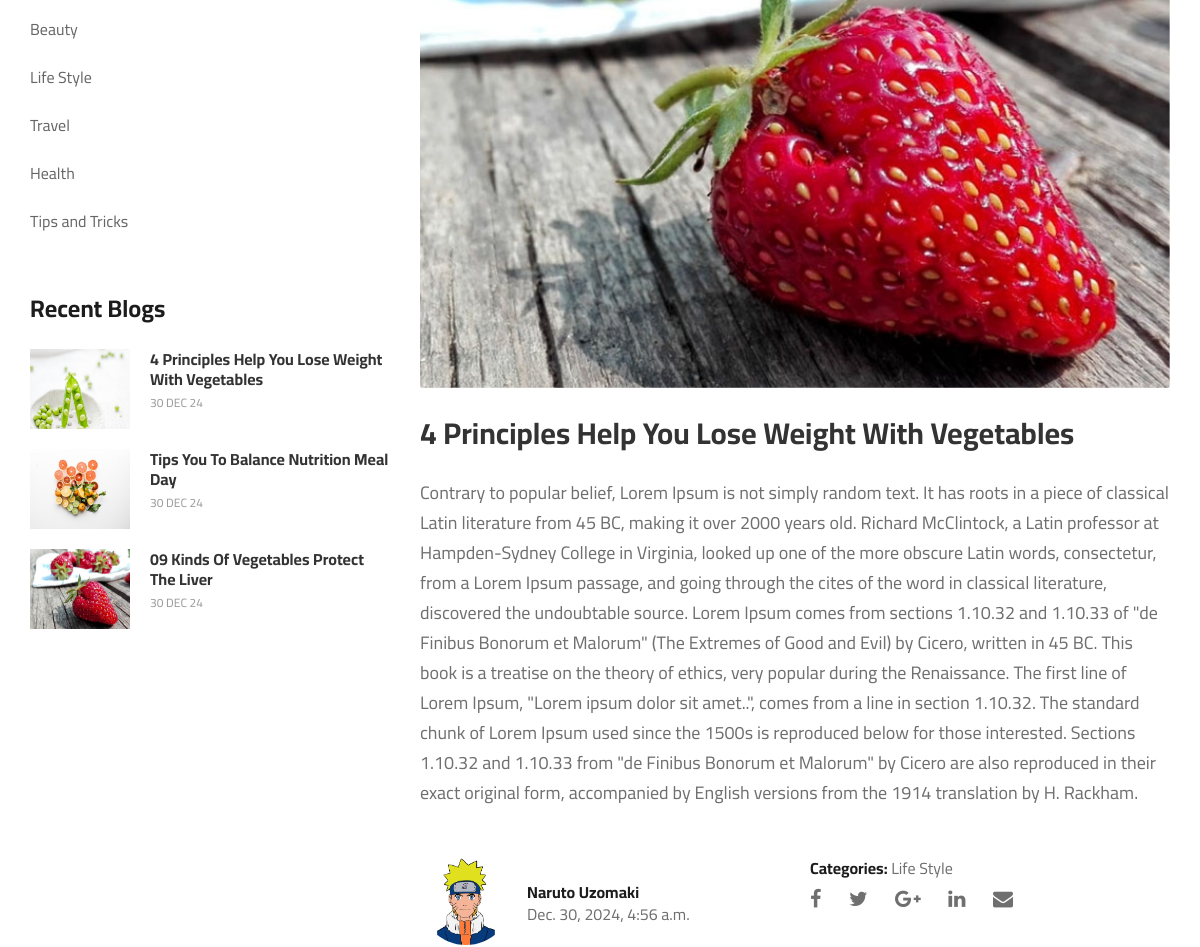
Page /blogs/blog_details_page/7/ (middle part) on the earlier database version.
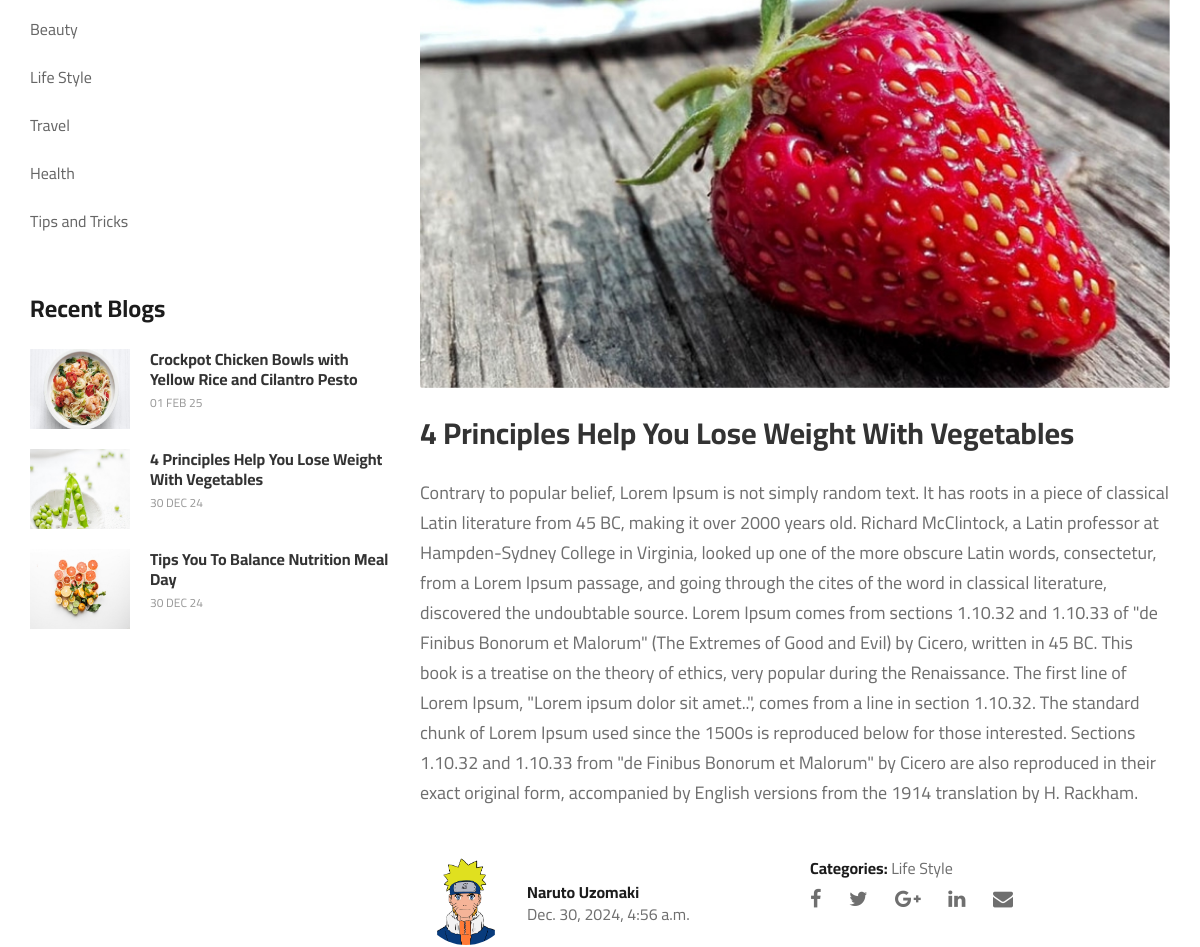
Same page on the later database version.
### src/apps/blog/models.py (models this page shows, shortened)
class BlogCategory(models.Model):
    category = models.CharField(max_length=100)
    created_at = models.DateTimeField(auto_now_add=True)
    class Meta:
        verbose_name_plural = 'Blog Categories'
    def __str__(self):
        return self.category

class BlogModel(models.Model):
    title = models.CharField(max_length=255)
    blog_category = models.ForeignKey(BlogCategory, on_delete=models.CASCADE)
    author = models.ForeignKey(UserAccount, on_delete=models.PROTECT)
    blog_img = models.ImageField(upload_to='blog/images', blank=True, null=True)
    blog_thumb = models.ImageField(upload_to='blog/thumbnails', blank=True, null=True)
    blog_body = models.TextField()
    created_at = models.DateTimeField(auto_now_add=True)
    edited_at = models.DateTimeField(auto_now_add=True)
    def author_full_name(self):
        full_name = f'{self.author.first_name} {self.author.last_name}'
        return full_name
    def author_profile_pic(self):
        if self.author and self.author.profile_picture:
            return self.author.profile_picture.url
        return None

### src/apps/accounts/models.py (models this page shows, shortened)
class UserAccount(AbstractBaseUser, PermissionsMixin):
    profile_picture = models.ImageField(upload_to='profile/img', null=True, blank=True)
    first_name = models.CharField(max_length=20)
    last_name = models.CharField(max_length=20)
    username = models.CharField(max_length=20, unique=True)
    email = models.EmailField(max_length=50, unique=True)
    phone = models.CharField(max_length=15)
    address = models.CharField(max_length=255)
    city = models.CharField(max_length=50)
    country = models.CharField(max_length=20)
    birth_date = models.DateField(null=True, blank=True)
    date_joined     = models.DateTimeField(auto_now_add=True)
    last_login      = models.DateTimeField(blank=True, null=True)
    is_admin        = models.BooleanField(default=False)
    is_staff        = models.BooleanField(default=False)
    is_active       = models.BooleanField(default=False)
    USERNAME_FIELD = 'username'
    REQUIRED_FIELDS = ['first_name', 'last_name', 'email', 'city', 'country']
    objects: ClassVar[UserAccountManager] = UserAccountManager()

### src/apps/blog/views.py (the view)
# urls.py: path('blog_details_page/<int:blog_id>/', views.blog_details_page, name='blog_details'),
def blog_details_page(request, blog_id):
    html_template_name = 'blog/blog_details.html'
    get_blog = get_object_or_404(BlogModel.objects.select_related('author', 'blog_category'), pk=blog_id)
    category = get_blog.blog_category
    get_relative_blogs = BlogModel.objects.filter(blog_category=category).select_related('author', 'blog_category')
    recommended_blogs = get_relative_blogs.exclude(pk=blog_id)[:3]
    category_list = BlogCategory.objects.all()
    blog_search_field = BlogSearchForm()
    latest_blogs = BlogModel.objects.select_related('author', 'blog_category').order_by('-created_at')[:3]
    get_comment = BlogCommentModel.objects.filter(blog_id=blog_id).select_related('user')
    context = {
        'blog': get_blog,
        'read_more': recommended_blogs,
        'categories': category_list,
        'form': blog_search_field,
        'recent_blogs': latest_blogs,
        'blog_id': blog_id,
        'comments': get_comment,
    }
    return render(request, html_template_name, context)

### src/common/context_processors/cart_product_count.py (called while the page is built)
def product_in_cart_count(request):
    product_count = 0
    current_user = request.user
    try:
        if current_user.is_authenticated:
            all_cart_products = CartProduct.objects.all().filter(user=current_user)
            product_count = all_cart_products.count()
    except CartProduct.DoesNotExist:
        product_count = 0
    return dict(counter = product_count)

### src/common/context_processors/make_newsletter_form_available.py (called while the page is built)
def newsletter_for_all_app(request):
    return {'newsletter_form': NewsLetterForm()}

### src/common/context_processors/money_counter.py (called while the page is built)
def cart_total(request):
    try:
        current_user = request.user
        if current_user.is_authenticated:
            cart = CartProduct.objects.filter(user=current_user)
            total = 0
            for item in cart:
                total += item.sub_total()
            tax = total * 0.1
            total += tax
        else:
            total = 0
    except CartProduct.DoesNotExist:
        total = 0
    return {'cart_total': total}

### templates/blog/blog_details.html (shortened to what this page needs)
{% extends 'index.html' %}
{% load static %}
{% block content %}
    <section class="blog-details spad">
        <div class="container">
            <div class="row">
                <div class="col-lg-4 col-md-5 order-md-1 order-2">
                    <div class="blog__sidebar">
                        <div class="blog__sidebar__item">
                            <ul>
                                {% for category in categories %}
                                <li><a href="{% url 'blog:blog_by_category' category.id %}">{{ category.category }}</a></li>
                                {% endfor %}
                            </ul>
                        </div>
                        <div class="blog__sidebar__item">
                            <h4>Recent Blogs</h4>
                            <div class="blog__sidebar__recent">
                                {% for blog in recent_blogs %}
                            <a href="{% url 'blog:blog_details' blog.id %}" class="blog__sidebar__recent__item">
                                <div class="blog__sidebar__recent__item__pic">
                                    <img src="{{ blog.blog_thumb.url }}" style="width: 100px; height: 80px;" alt="">
                                </div>
                                <div class="blog__sidebar__recent__item__text">
                                    <h6>{{ blog.title }}</h6>
                                    <span>{{ blog.edited_at | date:'d M y'}}</span>
                                </div>
                            </a>
                            {% endfor %}
                            </div>
                        </div>
                    </div>
                </div>
                <div class="col-lg-8 col-md-7 order-md-1 order-1">
                    <div class="blog__details__text">
                        <img src="{{ blog.blog_img.url }}" alt="">
                        <h3>{{ blog.title }}</h3>
                        <p>{{ blog.blog_body | striptags }}</p>
                    </div>
                    <div class="blog__details__content">
                        <div class="row">
                            <div class="col-lg-6">
                                <div class="blog__details__author">
                                    <div class="blog__details__author__pic">
                                        <img src="{{ blog.author_profile_pic }}" alt="">
                                    </div>
                                    <div class="blog__details__author__text">
                                        <h6>{{ blog.author_full_name }}</h6>
                                        <span>{{ blog.edited_at }}</span>
                                    </div>
                                </div>
                            </div>
                            <div class="col-lg-6">
                                <div class="blog__details__widget">
                                    <ul>
                                        <li><span>Categories:</span> {{ blog.blog_category }}</li>
                                    </ul>
                                    <div class="blog__details__social">
                                        <a href="#"><i class="fa fa-facebook"></i></a>
                                        <a href="#"><i class="fa fa-twitter"></i></a>
                                        <a href="#"><i class="fa fa-google-plus"></i></a>
                                        <a href="#"><i class="fa fa-linkedin"></i></a>
                                        <a href="#"><i class="fa fa-envelope"></i></a>
                                    </div>
                                </div>
                            </div>
                        </div>
                    </div>
                </div>
            </div>
        </div>
    </section>
{% endblock %}

Differences in the rows shown:
no longer on this page (row unchanged): BlogModel: blog_thumb (picture), title "09 Kinds Of Vegetables Protect The Liver", edited_at "30 DEC 24"
added BlogModel: blog_thumb (picture), title "Crockpot Chicken Bowls with Yellow Rice and Cilantro Pesto", edited_at "01 FEB 25"
